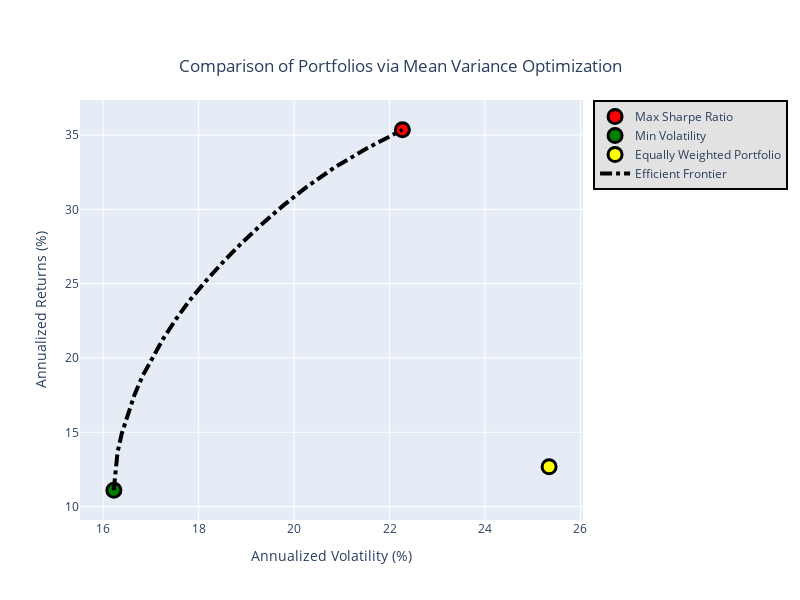

The cell this chart's notebook holds for it:
### Markdown cell above
# Efficient Frontier

### Code cell
EF_graph(meanReturns, covMatrix)

### Figure 1 — Plotly figure (JSON) as saved in the notebook; plotly's stock layout.template omitted (floating-point values rounded to 4 significant figures)
{"data": [{"marker": {"color": "red", "line": {"color": "black", "width": 3}, "size": 14}, "mode": "markers", "name": "Max Sharpe Ratio", "type": "scatter", "x": [22.27], "y": [35.35]}, {"marker": {"color": "green", "line": {"color": "black", "width": 3}, "size": 14}, "mode": "markers", "name": "Min Volatility", "type": "scatter", "x": [16.22], "y": [11.1]}, {"marker": {"color": "yellow", "line": {"color": "black", "width": 3}, "size": 14}, "mode": "markers", "name": "Equally Weighted Portfolio", "type": "scatter", "x": [25.34], "y": [12.68]}, {"line": {"color": "black", "dash": "dashdot", "width": 4}, "mode": "lines", "name": "Efficient Frontier", "type": "scatter", "x": [16.22, 16.25, 16.3, 16.39, 16.51, 16.65, 16.82, 17.03, 17.26, 17.52, 17.81, 18.14, 18.5, 18.89, 19.31, 19.77, 20.27, 20.84, 21.51, 22.27], "y": [11.1, 12.38, 13.65, 14.93, 16.21, 17.48, 18.76, 20.04, 21.31, 22.59, 23.87, 25.14, 26.42, 27.7, 28.97, 30.25, 31.53, 32.8, 34.08, 35.35]}], "layout": {"height": 600, "legend": {"bgcolor": "#E2E2E2", "bordercolor": "black", "borderwidth": 2, "traceorder": "normal"}, "showlegend": true, "title": {"text": "Comparison of Portfolios via Mean Variance Optimization", "x": 0.5, "xanchor": "center", "y": 0.9, "yanchor": "top"}, "width": 800, "xaxis": {"title": {"text": "Annualized Volatility (%)"}}, "yaxis": {"title": {"text": "Annualized Returns (%)"}}}}
